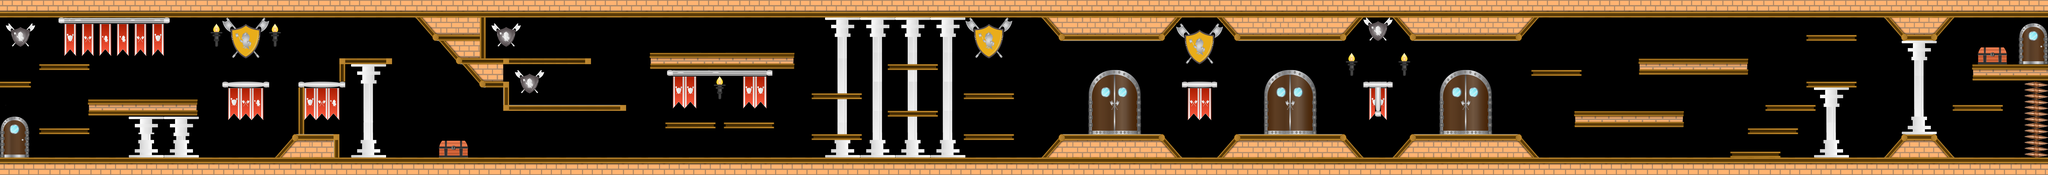

The image is a tile-based game level rendered from a .tmx file. Its description and source (layers, tilesets, objects; grid data summarised) follow:
An orthogonal 350x30 tile map with 64x64 px tiles, 1 tile layer (Tile Layer 1), 3 tilesets and 213 objects.

<map version="1.0" tiledversion="1.0.3" orientation="orthogonal" renderorder="right-up" width="350" height="30" tilewidth="64" tileheight="64" nextobjectid="222">
 <tileset firstgid="1" name="level3TileSet" tilewidth="64" tileheight="64" tilecount="510" columns="30">
  <image source="level3TileSet.png" width="1920" height="1151" />
 </tileset>
 <tileset firstgid="511" name="level4TileSet" tilewidth="64" tileheight="64" tilecount="1140" columns="60">
  <image source="level4TileSet.png" width="3840" height="1216" />
 </tileset>
 <tileset firstgid="1651" name="stuff" tilewidth="64" tileheight="64" tilecount="54" columns="9">
  <image source="stuff.png" width="605" height="425" />
 </tileset>
 <layer name="Tile Layer 1" width="350" height="30">
  <data>[10500 cells, 5134 non-empty, 525 distinct tile ids]</data>
 </layer>
 <objectgroup name="collision-layer">
  <object id="1" x="4" y="1734">
   <polyline points="0,0 3010,-8 3216,-264 3258,-262 3262,-836 3704,-838 3706,-1094 4286,-1094 4284,-1026 3772,-1028 3768,-774 3328,-772 3326,-262 3712,-264 3708,-10 11388,-8 11600,-264 12712,-262 12920,-6 13308,-10 13520,-264 14694,-264 14906,-6 15232,-8 15442,-268 16618,-266 16830,-4 18920,-8 18922,-72 19474,-72 19470,-8 20606,-6 20810,-262 21158,-264 21368,-8 22392,-8 22392,-842 21566,-848 21566,-1030 22390,-1026 22392,-1540 21372,-1542 21164,-1290 20814,-1286 20604,-1542 16828,-1544 16622,-1288 15440,-1288 15224,-1544 14902,-1540 14702,-1292 13512,-1286 13304,-1544 12922,-1542 12708,-1286 11598,-1288 11388,-1544 5308,-1540 5308,-1098 6462,-1094 6464,-1028 5500,-1028 5500,-848 5564,-844 5560,-580 6848,-584 6844,-514 5500,-516 5500,-774 5250,-774 5052,-1026 5006,-1028 4796,-1288 4746,-1288 4540,-1536 1856,-1544 1854,-1476 634,-1480 636,-1544 0,-1544 0,2 10,16" />
  </object>
  <object id="2" x="10" y="900">
   <polyline points="0,0 330,-2 328,60 0,62 -2,0 18,14" />
  </object>
  <object id="3" x="428" y="704">
   <polyline points="0,0 -2,64 550,64 550,-2 2,2 22,12" />
  </object>
  <object id="4" x="978" y="1472">
   <polyline points="0,0 0,-64 -548,-60 -548,-2 0,-2 -14,-12" />
  </object>
  <object id="5" x="2158" y="1268">
   <polyline points="0,0 0,-178 -1196,-180 -1200,6 0,2 -16,-12" />
  </object>
  <object id="6" x="2940" y="960">
   <polyline points="0,0 2,-64 -512,-66 -514,2 0,0 -18,-14" />
  </object>
  <object id="7" x="7276" y="1348">
   <polyline points="0,0 0,58 552,62 552,-4 -2,-4 22,12" />
  </object>
  <object id="8" x="8468" y="1406">
   <polyline points="0,0 0,-64 -554,-64 -554,0 0,2 -22,-8" />
  </object>
  <object id="9" x="8688" y="758">
   <polyline points="0,0 0,-182 -1584,-180 -1582,2 -1386,2 -1386,70 -240,68 -242,10 4,2 -24,-10" />
  </object>
  <object id="10" x="9430" y="1538">
   <polyline points="0,0 -2,-62 -554,-62 -554,0 0,0 -26,-16" />
  </object>
  <object id="11" x="9428" y="1086">
   <polyline points="0,0 -4,-64 -556,-64 -556,4 -4,4 -34,-20" />
  </object>
  <object id="12" x="10260" y="1280">
   <polyline points="0,0 4,-62 -558,-66 -556,0 0,0 -28,-14" />
  </object>
  <object id="13" x="10262" y="768">
   <polyline points="0,0 0,-62 -552,-64 -554,-2 0,0 -28,-14" />
  </object>
  <object id="14" x="11092" y="1534">
   <polyline points="0,0 0,-62 -556,-62 -552,4 2,2 -22,-16" />
  </object>
  <object id="15" x="11092" y="1084">
   <polyline points="0,0 -4,-60 -552,-62 -550,8 2,6 -20,-8" />
  </object>
  <object id="16" x="13310" y="958">
   <polyline points="0,0 2,-60 -380,-62 -382,0 -2,2 -24,-12" />
  </object>
  <object id="17" x="14914" y="898">
   <polyline points="0,0 0,56 128,60 128,380 188,380 190,60 316,58 316,-4 2,-2 18,8" />
  </object>
  <object id="18" x="17298" y="830">
   <polyline points="0,0 0,-60 -548,-62 -550,0 -2,0 -20,-10" />
  </object>
  <object id="19" x="18418" y="1396">
   <polyline points="0,0 -4,-182 -1200,-180 -1200,6 4,0 -14,-16" />
  </object>
  <object id="20" x="19124" y="822">
   <polyline points="0,0 -4,-184 -1206,-182 -1206,4 4,0 -24,-22" />
  </object>
  <object id="21" x="19666" y="1470">
   <polyline points="0,0 0,-64 -552,-60 -550,0 0,0 -16,-16" />
  </object>
  <object id="22" x="19856" y="1216">
   <polyline points="0,0 2,-62 -552,-64 -550,-6 2,-2 -18,-16" />
  </object>
  <object id="23" x="20306" y="960">
   <polyline points="0,0 0,-66 -546,-64 -546,-2 0,0 -20,-14" />
  </object>
  <object id="24" x="20310" y="448">
   <polyline points="0,0 0,-62 -554,-60 -554,4 4,4 -36,-14" />
  </object>
  <object id="25" x="21908" y="1214">
   <polyline points="0,0 0,-64 -558,-60 -556,-4 4,2 -20,-10" />
  </object>
  <object id="26" x="22148" y="894">
   <properties>
    <property name="dead" value="" />
   </properties>
   <polyline points="0,0 -4,834 248,834 248,0 0,-2" />
  </object>
  <object id="27" x="72" y="832">
   <properties>
    <property name="coin" value="" />
   </properties>
   <polyline points="0,0 2,-64" />
  </object>
  <object id="28" x="192" y="838">
   <properties>
    <property name="coin" value="" />
   </properties>
   <polyline points="0,0 2,-64" />
  </object>
  <object id="29" x="134" y="642">
   <properties>
    <property name="coin" value="" />
   </properties>
   <polyline points="0,0 2,-64" />
  </object>
  <object id="30" x="258" y="640">
   <properties>
    <property name="coin" value="" />
   </properties>
   <polyline points="0,0 2,-64" />
  </object>
  <object id="31" x="512" y="644">
   <properties>
    <property name="coin" value="" />
   </properties>
   <polyline points="0,0 2,-64" />
  </object>
  <object id="32" x="634" y="646">
   <properties>
    <property name="coin" value="" />
   </properties>
   <polyline points="0,0 2,-64" />
  </object>
  <object id="33" x="772" y="642">
   <properties>
    <property name="coin" value="" />
   </properties>
   <polyline points="0,0 2,-64" />
  </object>
  <object id="34" x="900" y="646">
   <properties>
    <property name="coin" value="" />
   </properties>
   <polyline points="0,0 2,-64" />
  </object>
  <object id="35" x="1088" y="1026">
   <properties>
    <property name="coin" value="" />
   </properties>
   <polyline points="0,0 2,-64" />
  </object>
  <object id="36" x="1220" y="1032">
   <properties>
    <property name="coin" value="" />
   </properties>
   <polyline points="0,0 2,-64" />
  </object>
  <object id="37" x="1350" y="1030">
   <properties>
    <property name="coin" value="" />
   </properties>
   <polyline points="0,0 2,-64" />
  </object>
  <object id="38" x="1472" y="1024">
   <properties>
    <property name="coin" value="" />
   </properties>
   <polyline points="0,0 2,-64" />
  </object>
  <object id="39" x="1606" y="1028">
   <properties>
    <property name="coin" value="" />
   </properties>
   <polyline points="0,0 2,-64" />
  </object>
  <object id="40" x="1222" y="898">
   <properties>
    <property name="coin" value="" />
   </properties>
   <polyline points="0,0 2,-64" />
  </object>
  <object id="41" x="1344" y="898">
   <properties>
    <property name="coin" value="" />
   </properties>
   <polyline points="0,0 2,-64" />
  </object>
  <object id="42" x="1474" y="898">
   <properties>
    <property name="coin" value="" />
   </properties>
   <polyline points="0,0 2,-64" />
  </object>
  <object id="43" x="1346" y="766">
   <properties>
    <property name="coin" value="" />
   </properties>
   <polyline points="0,0 2,-64" />
  </object>
  <object id="44" x="1090" y="1666">
   <properties>
    <property name="coin" value="" />
   </properties>
   <polyline points="0,0 2,-64" />
  </object>
  <object id="45" x="1216" y="1668">
   <properties>
    <property name="coin" value="" />
   </properties>
   <polyline points="0,0 2,-64" />
  </object>
  <object id="46" x="1344" y="1668">
   <properties>
    <property name="coin" value="" />
   </properties>
   <polyline points="0,0 2,-64" />
  </object>
  </objectgroup>
</map>
<!-- 167 of 213 objects omitted -->